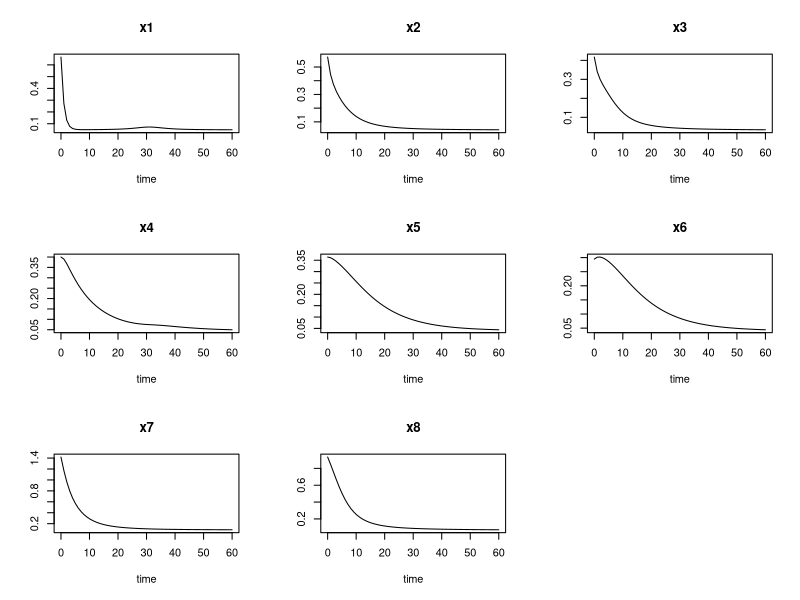

Source code (R): (Note: this script raises an error after producing the figure.)
# This script generates data to test the greedy-approach dynamic elastic net

parameters = c(  v1=1,
                   vi1=1,
                   ki1=1,
                   ni1=2,
                   ka1=1,
                   na1=2,
                   k1=1,
                   v2=1,
                   ki2=1,
                   ni2=2,
                   ka2=1,
                   na2=2,
                   k2=1,
                   v3=1,
                   ki3=1,
                   ni3=2,
                   ka3=1,
                   na3=2,
                   k3=1,
                   v4=0.1,
                   k4=1,
                   k4k=0.1,
                   v5=0.1,
                   k5=1,
                   k5k=0.1,
                   v6=0.1,
                   k6=1,
                   k6k=0.1,
                   kcat1=1,
                   km1=1,
                   km2=1,
                   kcat2=1,
                   km3=1,
                   km4=1,
                   kcat3=1,
                   km5=1,
                   km6=1,
                   p=0.05,
                   s=0.1)

x0 = c(0.66667,0.57254,0.41758,0.4,0.36409,0.29457,1.419,0.93464)


Model <- function(t,x,parameters) {
  with (as.list(parameters),{
    
    dx1 = v1/(1+(p/ki1)*ni1+(ka1/s)*na1)-k1*x[1]
    dx2 = v2/(1+(p/ki2)*ni2+(ka2/x7)*na2)-k2*x[2]
    dx3 = v3/(1+(p/ki3)*ni3+(ka3/x8)*na3)-k3*x[3] 
    dx4 = (v4*x[1])/(k4+x[1])-k4k*x[4]
    dx5 = (v5*x[2])/(k5+x[2])-k5k*x[5]
    dx6 = (v6*x[2])/(k6+x[3])-k6k*x[6]
    dx7 = (kcat1*x[4]*(1/km1)*(s-x[7]))/(1+(s/km1)+(x[7]/km2))-(kcat2*x[5]*(1/km3)*(x[7]-x[8]))/(1+(x[7]/km3)+(x[8]/km4))
    dx8 = (kcat2*x[5]*(1/km3)*(x[7]-x[8]))/(1+(x[7]/km3)+(x[8]/km4))-(kcat3*x[6]*(1/km5)*(x[8]-p))/(1+(x[8]/km5)+(p/km6))
    
    list(c(dx1,dx2,dx3,dx4,dx5,dx6,dx7,dx8))
  })
}


uvbMeasure <- function(x, parameters) {
  
  y1 = 2*x[,5] + x[,4] + x[,8]
  y2 = 2*x[,5] + 2* x[,3] + x[,1]
  y3 = x[,6]
  y4 = x[,1]
  y5 = x[,4]
  
  return(cbind(y1,y2,y3,y4,y5))
}

t.data <- seq(0, 60, length.out = 60)
state <- c( x1 = x0[1], x2 = x0[2] , x3 = x0[3], x4 = x0[4], x5 = x0[5], x6 = x0[6], x7 = x0[7], x8 = x0[8])

Perturbation <- function(t,x1,x2,x3,x4,x5,x6,x7,x8) {
  #perturbation function
  perturbation.temp <-  1 / (40 + ( t - 30 )**2)
  
  return(perturbation.temp)
}

Lorenz <- function(t, state, parameters) {
  with(as.list(c(state, parameters)),{
    dx1 = v1/(1+(p/ki1)*ni1+(ka1/s)*na1)-k1*x1 + Perturbation(t,x1,x2,x3,x4,x5,x6,x7,x8)
    dx2 = v2/(1+(p/ki2)*ni2+(ka2/x7)*na2)-k2*x2
    dx3 = v3/(1+(p/ki3)*ni3+(ka3/x8)*na3)-k3*x3 
    dx4 = (v4*x1)/(k4+x1)-k4k*x4
    dx5 = (v5*x2)/(k5+x2)-k5k*x5
    dx6 = (v6*x2)/(k6+x3)-k6k*x6
    dx7 = (kcat1*x4*(1/km1)*(s-x7))/(1+(s/km1)+(x7/km2))-(kcat2*x5*(1/km3)*(x7-x8))/(1+(x7/km3)+(x8/km4))
    dx8 = (kcat2*x5*(1/km3)*(x7-x8))/(1+(x7/km3)+(x8/km4))-(kcat3*x6*(1/km5)*(x8-p))/(1+(x8/km5)+(p/km6))
    list(c(dx1,dx2,dx3,dx4,dx5,dx6,dx7,dx8))
  })
}

out <- deSolve::ode(y = state, times = t.data, func = Lorenz, parms = parameters)

# MAke plots

plot(out)
X <- out[,-1]
meas <- uvbMeasure(X)
meas = as.data.frame(cbind(t.data,meas))
y <- meas

output <- data.frame("t" = out[,1],"x1" = out[,2], "x2" = out[,3], "x3" = out[,4], "x4" = out[,5], "x5" = out[,6], "x6" = out[,7], "x7" = out[,8], "x8" = out[,9])


sd=NULL

model_class <- odeModel(func = Model, parms = parameters, times=t.data,
                    measFunc = uvbMeasure, y = x0, meas = y,custom=TRUE)

plot(nominalSol(model_class))

res <- sgdn(odeModel = model_class, alphaStep = 0.0001, alpha2 = 0.1, plotEstimates = TRUE, conjGrad = FALSE)

plot(res[[1]])

BDENode <- odeModel(func = Model, parms = parameters, times=t.data,sd=y[-1]*0.05,
                    measFunc = uvbMeasure, y = x0, meas = y,custom=TRUE)


A <- BDEN(odeModel               = BDENode,
          settings               = SETTINGS,
          mcmc_component         = MCMC_component,
          loglikelihood_func     = LOGLIKELIHOOD_func,
          gibbs_update           = GIBBS_update,
          ode_sol                = ode_solv,
          lambda            = 1,
          beta_init         = c(1,1,1,1,1),
          numbertrialsstep = 15,
          numbertrialseps  = 1000,
          numbertrialinner  = 25)
